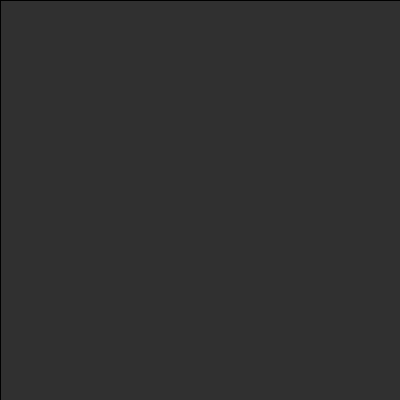
Frame 1 (no input)
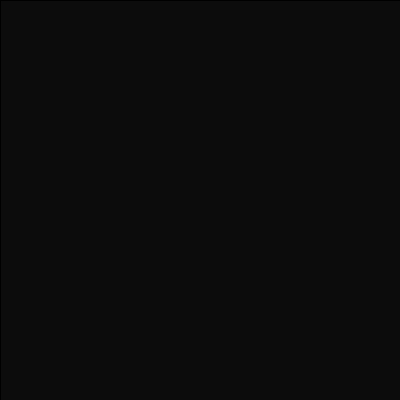
Frame 60 (the mouse pressed at the canvas centre just before this capture)
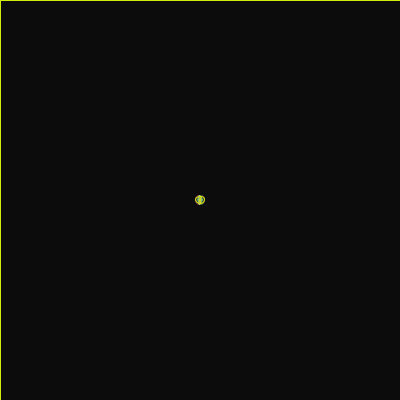
Frame 120 (the mouse held since frame 60 and released just before this capture)

The Processing sketch that drew these frames (run headless with seeded random() and noise(); from frame 60 on, the mouse is pressed at the canvas centre):

// Processing sketch: processing_110690
// ── processing_110690.pde

void setup(){
  size(400, 400);
  background(50);
}

void draw(){
//background(250) - changed but made line nondynamic
  fill(0,0,0,10);
  rect(0,0,400,400);
  if (mousePressed){
  ellipse(mouseX,mouseY,random(10),random(10));
  stroke(random(250),random(250), random(250));
  }
}
